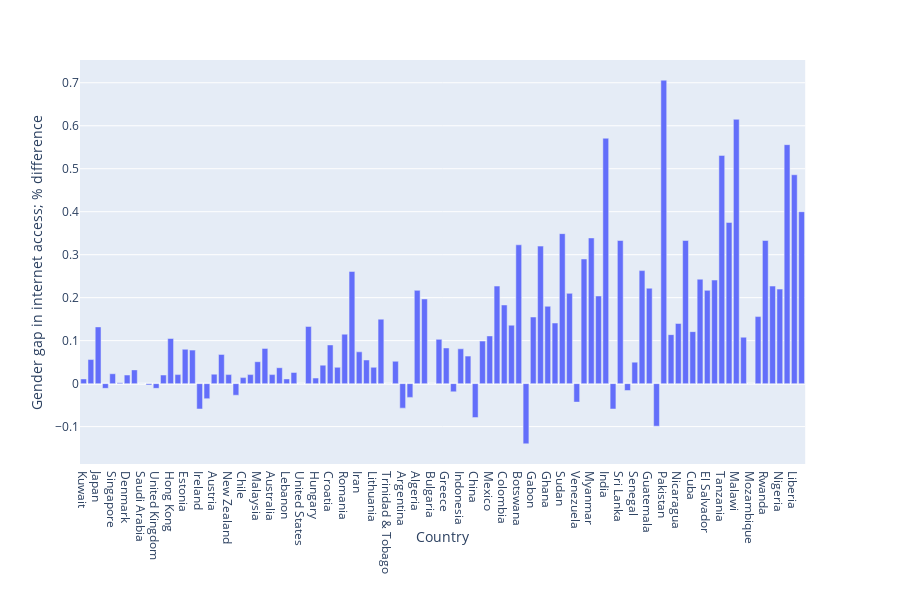

Here is the notebook cell this chart was saved with:
### Code cell
fig = px.bar(Gender_Gap_Sorted, x='Country', y='Gender gap in internet access; % difference')
fig.show()

### Figure 1 — Plotly figure (JSON) as saved in the notebook; plotly's stock layout.template omitted (floating-point values rounded to 4 significant figures)
{"data": [{"alignmentgroup": "True", "hoverlabel": {"namelength": 0}, "hovertemplate": "Country=%{x}<br>Gender gap in internet access; % difference=%{y}", "legendgroup": "", "marker": {"color": "#636efa"}, "name": "", "offsetgroup": "", "orientation": "v", "showlegend": false, "textposition": "auto", "type": "bar", "x": ["Kuwait", "South Korea", "Japan", "UAE", "Singapore", "Bahrain", "Denmark", "Netherlands", "Saudi Arabia", "Qatar", "United Kingdom", "Sweden", "Hong Kong", "Canada", "Estonia", "Germany", "Ireland", "Taiwan", "Austria", "Oman", "New Zealand", "Kazakhstan", "Chile", "Belgium", "Malaysia", "Spain", "Australia", "Latvia", "Lebanon", "Poland", "United States", "Turkey", "Hungary", "France", "Croatia", "Slovakia", "Romania", "Uzbekistan", "Iran", "Portugal", "Lithuania", "Azerbaijan", "Trinidad & Tobago", "Russia", "Argentina", "Brazil", "Algeria", "Morocco", "Bulgaria", "Italy", "Greece", "Thailand", "Indonesia", "South Africa", "China", "Jamaica", "Mexico", "Egypt", "Colombia", "Vietnam", "Botswana", "Philippines", "Gabon", "Cambodia", "Ghana", "Namibia", "Sudan", "Kenya", "Venezuela", "Peru", "Myanmar", "Honduras", "India", "Laos", "Sri Lanka", "Paraguay", "Senegal", "Zimbabwe", "Guatemala", "Mongolia", "Pakistan", "Cameroon", "Nicaragua", "Ethiopia", "Cuba", "Zambia", "El Salvador", "Côte d'Ivoire", "Tanzania", "Burkina Faso", "Malawi", "Papua New Guinea", "Mozambique", "Uganda", "Rwanda", "Madagascar", "Nigeria", "Bangladesh", "Liberia", "Burundi"], "xaxis": "x", "y": [0.011, 0.056, 0.132, -0.011, 0.023, 0.002, 0.02, 0.032, 0, -0.003, -0.011, 0.02, 0.105, 0.021, 0.08, 0.078, -0.059, -0.035, 0.022, 0.068, 0.021, -0.027, 0.014, 0.021, 0.051, 0.082, 0.021, 0.037, 0.011, 0.026, 0, 0.133, 0.013, 0.043, 0.09, 0.038, 0.115, 0.261, 0.074, 0.055, 0.038, 0.15, 0, 0.052, -0.057, -0.032, 0.217, 0.197, 0, 0.103, 0.083, -0.019, 0.081, 0.064, -0.079, 0.099, 0.111, 0.227, 0.183, 0.136, 0.323, -0.14, 0.155, 0.32, 0.18, 0.141, 0.349, 0.21, -0.043, 0.29, 0.339, 0.204, 0.571, -0.059, 0.333, -0.016, 0.05, 0.263, 0.222, -0.099, 0.706, 0.114, 0.14, 0.333, 0.121, 0.243, 0.217, 0.241, 0.531, 0.375, 0.615, 0.108, 0, 0.156, 0.333, 0.227, 0.22, 0.556, 0.486, 0.4], "yaxis": "y"}], "layout": {"barmode": "relative", "height": 600, "legend": {"tracegroupgap": 0}, "margin": {"t": 60}, "xaxis": {"anchor": "y", "domain": [0, 0.98], "title": {"text": "Country"}}, "yaxis": {"anchor": "x", "domain": [0, 1], "title": {"text": "Gender gap in internet access; % difference"}}}}
